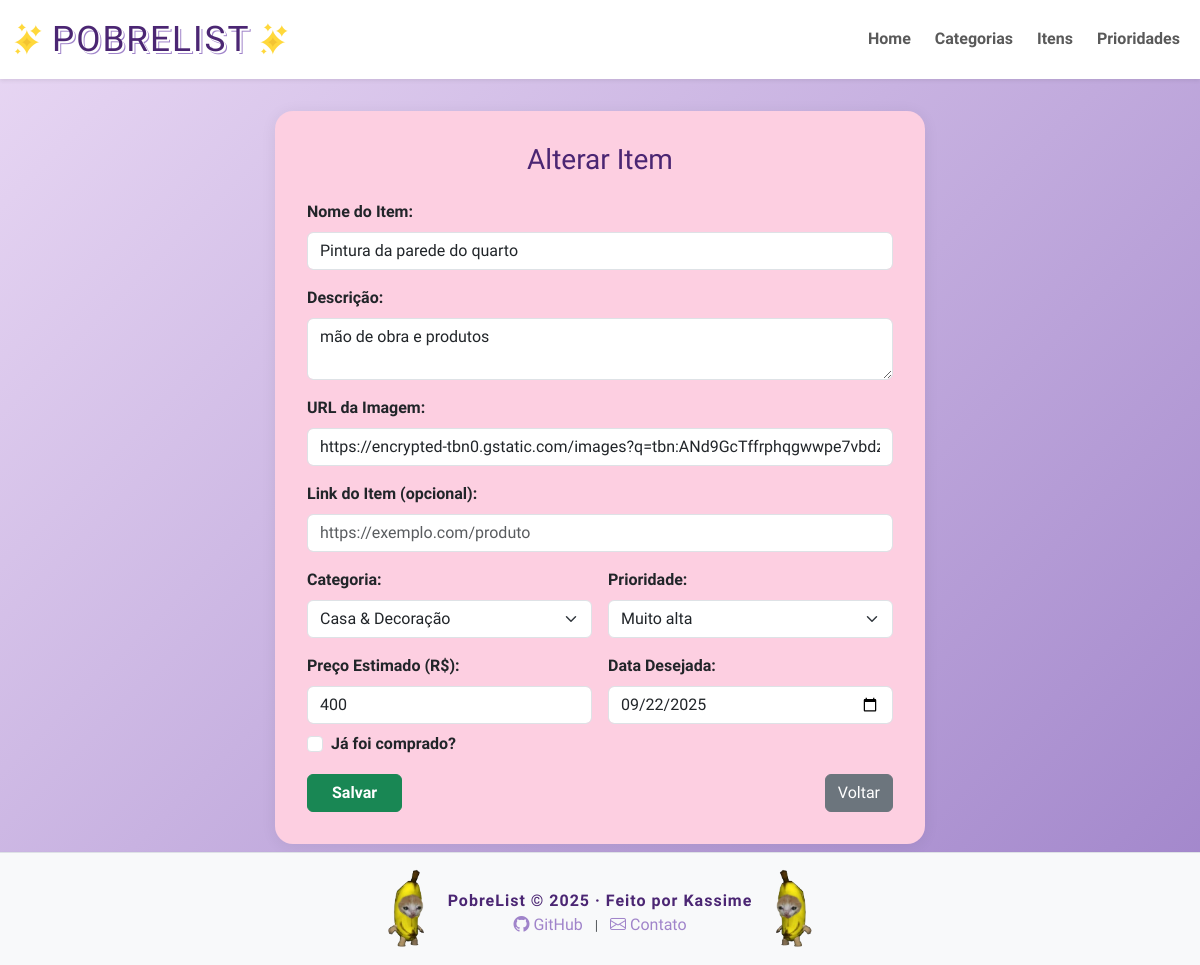
Before: /view/itens/alterar.php?id=23 with the older database file.
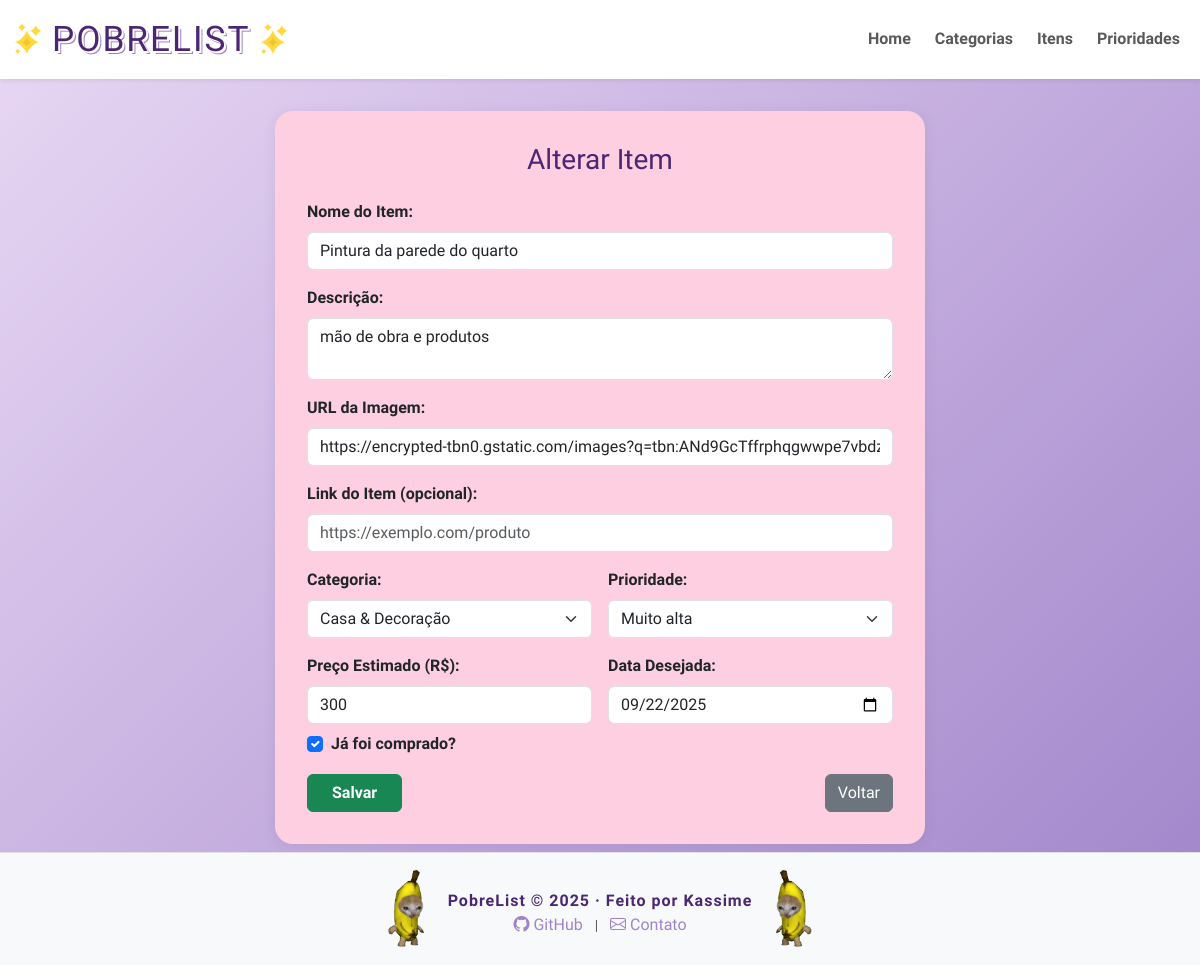
After: the same page with the newer database file.
### tables this page shows
CREATE TABLE `item` (
  `id` int NOT NULL,
  `nome` varchar(150) NOT NULL,
  `descricao` text NOT NULL,
  `categoria_id` int NOT NULL,
  `prioridade_id` int NOT NULL,
  `preco_estimado` decimal(10,2) NOT NULL DEFAULT '0.00',
  `url_imagem` varchar(255) DEFAULT NULL,
  `url_web` varchar(255) DEFAULT NULL,
  `data_desejo` date NOT NULL,
  `comprado` tinyint(1) NOT NULL DEFAULT '0'
);

CREATE TABLE `categoria` (
  `id` int NOT NULL,
  `nome` varchar(100) NOT NULL,
  `categoria_cor` varchar(7) NOT NULL
);

CREATE TABLE `prioridade` (
  `id` int NOT NULL,
  `nivel` varchar(50) NOT NULL,
  `prioridade_cor` varchar(7) NOT NULL
);

### view/itens/alterar.php (called while the page is built, shortened)
<?php
require_once(__DIR__ . '/../../model/Item.php');
require_once(__DIR__ . '/../../model/Categoria.php');
require_once(__DIR__ . '/../../model/Prioridade.php');
require_once(__DIR__ . '/../../controller/ItemController.php');
if (isset($_POST['nome'])) {
	$id = is_numeric($_POST['id']) ? (int)$_POST['id'] : null;
	$nome = trim($_POST['nome']) ?: null;
	$descricao = trim($_POST['descricao']) ?: null;
	$urlImagem = trim($_POST['url_imagem']) ?: null;
	$urlWeb = trim($_POST['url_web']) ?: null;
	$idCategoria = is_numeric($_POST['categoria']) ? (int)$_POST['categoria'] : null;
	$idPrioridade = is_numeric($_POST['prioridade']) ? (int)$_POST['prioridade'] : null;
	$precoEstimado = isset($_POST['preco_estimado']) && is_numeric($_POST['preco_estimado']) ? (float)$_POST['preco_estimado'] : null;
	$dataDesejo = trim($_POST['data_desejo']) ?: null;
	$comprado = isset($_POST['comprado']) && $_POST['comprado'] == '1';
	$item = new Item();
	$item->setId($id);
	$item->setNome($nome);
	$item->setDescricao($descricao);
	$item->setUrlImagem($urlImagem);
	$item->setUrlWeb($urlWeb);
	$categoria = new Categoria();
	$categoria->setId($idCategoria);
	$item->setCategoria($categoria);
	$prioridade = new Prioridade();
	$prioridade->setId($idPrioridade);
	$item->setPrioridade($prioridade);
	$item->setPrecoEstimado($precoEstimado);
	$item->setDataDesejo($dataDesejo);
	$item->setComprado($comprado);
	$itemCont = new ItemController();
	$erros = $itemCont->alterar($item);
	if (!$erros) {
		header('Location: listar.php');
		exit;
	} else {
		$msgErro = implode('<br>', $erros);
	}
} else {
	$id = isset($_GET['id']) ? $_GET['id'] : null;
	$itemCont = new ItemController();
	$item = $itemCont->buscarPorId($id);
}
include_once(__DIR__ . '/form.php');

### util/Connection.php (called while the page is built, shortened)
<?php
class Connection {
    private static $conn = null;
    public static function getConnection() {
        if(self::$conn == null) {
            try {
                $opcoes = array(
                    PDO::MYSQL_ATTR_INIT_COMMAND => "SET NAMES utf8",
                    PDO::ATTR_ERRMODE => PDO::ERRMODE_EXCEPTION,
                    PDO::ATTR_DEFAULT_FETCH_MODE => PDO::FETCH_ASSOC);
                $strConn = "mysql:host=" . DB_HOST . ";dbname=" . DB_NAME;
                self::$conn = new PDO($strConn, DB_USER, DB_PASSWORD, $opcoes);
            } catch(PDOException $e) {
                echo "Erro ao conectar na base de dados.<br>";
                print_r($e);
            }
        }
        return self::$conn;
    }
}

### controller/ItemController.php (called while the page is built, shortened)
<?php
require_once(__DIR__ . '/../dao/ItemDAO.php');
require_once(__DIR__ . '/../model/Item.php');
class ItemController {
	private ItemDAO $itemDAO;
	public function __construct() {
		$this->itemDAO = new ItemDAO();
	}
	public function buscarPorId(int $id) {
		return $this->itemDAO->buscarPorId($id);
	}
}

### dao/ItemDAO.php (called while the page is built, shortened)
<?php
require_once(__DIR__ . '/../model/Item.php');
require_once(__DIR__ . '/../model/Categoria.php');
require_once(__DIR__ . '/../model/Prioridade.php');
require_once(__DIR__ . '/../util/Connection.php');
class ItemDAO
{
	private $conn;
	public function __construct()
	{
		$this->conn = Connection::getConnection();
	}
	public function buscarPorId($id)
	{
		$sql = "SELECT i.*,
               c.nome as categoria_nome,
               c.categoria_cor,
               p.nivel as prioridade_nivel,
               p.prioridade_cor
        FROM item i
        JOIN categoria c ON i.categoria_id = c.id
        JOIN prioridade p ON i.prioridade_id = p.id
        WHERE i.id = ?";
		$stmt = $this->conn->prepare($sql);
		$stmt->execute([$id]);
		$row = $stmt->fetch(PDO::FETCH_ASSOC);
		if ($row) {
			$item = new Item();
			$item->setId($row['id'])
				->setNome($row['nome'])
				->setDescricao($row['descricao'])
				->setPrecoEstimado($row['preco_estimado'])
				->setDataDesejo($row['data_desejo'])
				->setUrlImagem(isset($row['url_imagem']) ? $row['url_imagem'] : null)
				->setUrlWeb(isset($row['url_web']) ? $row['url_web'] : null)
				->setComprado(isset($row['comprado']) ? (bool)$row['comprado'] : false);
			$categoria = new Categoria();
			$categoria->setId($row['categoria_id'])
				->setNome($row['categoria_nome'])->setCor($row['categoria_cor']);
			$prioridade = new Prioridade();
			$prioridade->setId($row['prioridade_id'])
				->setNivel($row['prioridade_nivel'])->setCor($row['prioridade_cor']);
			$item->setCategoria($categoria);
			$item->setPrioridade($prioridade);
			return $item;
		}
		return null;
	}
}

### model/Item.php (called while the page is built, shortened)
<?php
require_once(__DIR__ . "/Prioridade.php");
require_once(__DIR__ . "/Categoria.php");
class Item {
    private ?int $id;
    private ?string $nome;
    private ?string $descricao;
    private ?Categoria $categoria;
    private ?Prioridade $prioridade;
    private ?float $precoEstimado;
    private ?string $dataDesejo;
    private ?string $urlImagem;
    private bool $comprado = false;
    public function setUrlWeb(?string $urlWeb): self
    {
        return $this;
    }
    public function getUrlImagem(): ?string
    {
        return $this->urlImagem;
    }
    public function setUrlImagem(?string $urlImagem): self
    {
        $this->urlImagem = $urlImagem;
        return $this;
    }
    public function isComprado(): bool {
        return $this->comprado;
    }
    public function setComprado(bool $comprado): self {
        $this->comprado = $comprado;
        return $this;
    }
    public function getId(): ?int
    {
        return $this->id;
    }
    public function setId(?int $id): self
    {
        $this->id = $id;
        return $this;
    }
    public function getNome(): ?string
    {
        return $this->nome;
    }
    public function setNome(?string $nome): self
    {
        $this->nome = $nome;
        return $this;
    }
    public function getDescricao(): ?string
    {
        return $this->descricao;
    }
    public function setDescricao(?string $descricao): self
    {
        $this->descricao = $descricao;
        return $this;
    }
    public function getCategoria(): ?Categoria
    {
        return $this->categoria;
    }
    public function setCategoria(?Categoria $categoria): self
    {
        $this->categoria = $categoria;
        return $this;
    }
    public function getPrioridade(): ?Prioridade
    {
        return $this->prioridade;
    }
    public function setPrioridade(?Prioridade $prioridade): self
    {
        $this->prioridade = $prioridade;
        return $this;
    }
    public function getPrecoEstimado(): ?float
    {
        return $this->precoEstimado;
    }
    public function setPrecoEstimado(?float $precoEstimado): self
    {
        $this->precoEstimado = $precoEstimado;
        return $this;
    }
    public function getDataDesejo(): ?string
    {
        return $this->dataDesejo;
    }
    public function setDataDesejo(?string $dataDesejo): self
    {
        $this->dataDesejo = $dataDesejo;
        return $this;
    }
}

### model/Categoria.php (called while the page is built, shortened)
<?php
class Categoria {
	private ?int $id;
	private ?string $nome;
	public function getId(): ?int
	{
		return $this->id;
	}
	public function setId(?int $id): self
	{
		$this->id = $id;
		return $this;
	}
	public function getNome(): ?string
	{
		return $this->nome;
	}
	public function setNome(?string $nome): self
	{
		$this->nome = $nome;
		return $this;
	}
	public function setCor(?string $cor): self
	{
		return $this;
	}
}

### model/Prioridade.php (called while the page is built, shortened)
<?php
class Prioridade {
	private ?int $id;
	private ?string $nivel;
	public function getId(): ?int
	{
		return $this->id;
	}
	public function setId(?int $id): self
	{
		$this->id = $id;
		return $this;
	}
	public function getNivel(): ?string
	{
		return $this->nivel;
	}
	public function setNivel(?string $nivel): self
	{
		$this->nivel = $nivel;
		return $this;
	}
	public function setCor(?string $cor): self
	{
		return $this;
	}
}

### controller/CategoriaController.php (called while the page is built, shortened)
<?php
require_once(__DIR__ . '/../dao/CategoriaDAO.php');
require_once(__DIR__ . '/../model/Categoria.php');
class CategoriaController {
	private CategoriaDAO $categoriaDAO;
	public function __construct() {
		$this->categoriaDAO = new CategoriaDAO();
	}
	public function listar() {
		return $this->categoriaDAO->listar();
	}
}

### dao/CategoriaDAO.php (called while the page is built, shortened)
<?php
require_once(__DIR__ . '/../model/Categoria.php');
require_once(__DIR__ . '/../util/Connection.php');
class CategoriaDAO {
	private $conn;
	public function __construct() {
		$this->conn = Connection::getConnection();
	}
	public function listar() {
		$sql = "SELECT * FROM categoria";
		$stmt = $this->conn->prepare($sql);
		$stmt->execute();
		$result = $stmt->fetchAll(PDO::FETCH_ASSOC);
		$categorias = [];
		foreach ($result as $row) {
			$cat = new Categoria();
			$cat->setId($row['id'])
				->setNome($row['nome'])
				->setCor($row['categoria_cor']);
			$categorias[] = $cat;
		}
		return $categorias;
	}
}

### controller/PrioridadeController.php (called while the page is built, shortened)
<?php
require_once(__DIR__ . '/../dao/PrioridadeDAO.php');
require_once(__DIR__ . '/../model/Prioridade.php');
class PrioridadeController {
	private PrioridadeDAO $prioridadeDAO;
	public function __construct() {
		$this->prioridadeDAO = new PrioridadeDAO();
	}
	public function listar() {
		return $this->prioridadeDAO->listar();
	}
}

### dao/PrioridadeDAO.php (called while the page is built, shortened)
<?php
require_once(__DIR__ . '/../util/Connection.php');
require_once(__DIR__ . '/../model/Prioridade.php');
class PrioridadeDAO
{
	private $conn;
	public function __construct()
	{
		$this->conn = Connection::getConnection();
	}
	public function listar()
	{
		$sql = "SELECT * FROM prioridade";
		$stmt = $this->conn->prepare($sql);
		$stmt->execute();
		$result = $stmt->fetchAll(PDO::FETCH_ASSOC);
		$prioridades = [];
		foreach ($result as $row) {
			$prioridade = new Prioridade();
			$prioridade->setId($row['id']);
			$prioridade->setNivel($row['nivel']);
			$prioridade->setCor($row['prioridade_cor']);
			$prioridades[] = $prioridade;
		}
		return $prioridades;
	}
}

### view/itens/form.php (the view, shortened to what the changed rows need)
<?php
require_once(__DIR__ . '/../../controller/CategoriaController.php');
require_once(__DIR__ . '/../../controller/PrioridadeController.php');
require_once(__DIR__ . '/../../controller/ItemController.php');
$categoriaCont = new CategoriaController();
$prioridadeCont = new PrioridadeController();
$categorias = $categoriaCont->listar();
$prioridades = $prioridadeCont->listar();
$item = isset($item) ? $item : null;
$title =  $item && $item->getId() > 0 ? 'Alterar' : 'Adicionar';
include_once(__DIR__ . "/../include/header.php");
?>
<div class="container my-2 d-flex justify-content-center ">
    <div class="w-100" style="max-width: 650px; background-color: #fdcfe1ff; border-radius: 18px; box-shadow: 0 2px 16px #0001; padding: 32px 24px;">
    <h3 class="mb-4 text-center" style="font-family:'Fredoka One', Arial, sans-serif; color:#4b2673;">
        <?= $title?> Item
    </h3>
    <form method="POST" class="row g-3 mx-auto">
        <div class="col-12">
            <label for="txtNome" class="form-label fw-bold">Nome do Item:</label>
            <input type="text" class="form-control" id="txtNome" name="nome" placeholder="Ex: Fone de ouvido" value="<?= $item ? $item->getNome() : '' ?>">
        </div>
        <div class="col-12">
            <label for="txtDescricao" class="form-label fw-bold">Descrição:</label>
            <textarea class="form-control" id="txtDescricao" name="descricao" rows="2" placeholder="Detalhes do item"><?= $item ? $item->getDescricao() : '' ?></textarea>
        </div>
        <div class="col-12">
            <label for="txtUrlImagem" class="form-label fw-bold">URL da Imagem:</label>
            <input type="text" class="form-control" id="txtUrlImagem" name="url_imagem" placeholder="https://exemplo.com/imagem.jpg" value="<?= $item ? $item->getUrlImagem() : '' ?>">
        </div>
        <div class="col-12">
        </div>
        <div class="col-md-6">
            <label for="selCategoria" class="form-label fw-bold">Categoria:</label>
            <select class="form-select" id="selCategoria" name="categoria">
                <?php foreach ($categorias as $c): ?>
                    <option value="<?= $c->getId() ?>" <?= $item && $item->getCategoria() && $item->getCategoria()->getId() == $c->getId() ? 'selected' : '' ?>><?= $c->getNome() ?></option>
                <?php endforeach; ?>
            </select>
        </div>
        <div class="col-md-6">
            <label for="selPrioridade" class="form-label fw-bold">Prioridade:</label>
            <select class="form-select" id="selPrioridade" name="prioridade">
                <?php foreach ($prioridades as $p): ?>
                    <option value="<?= $p->getId() ?>" <?= $item && $item->getPrioridade() && $item->getPrioridade()->getId() == $p->getId() ? 'selected' : '' ?>><?= $p->getNivel() ?></option>
                <?php endforeach; ?>
            </select>
        </div>
        <div class="col-md-6">
            <label for="txtPreco" class="form-label fw-bold">Preço Estimado (R$):</label>
            <input type="number" step="0.01" min="0" class="form-control" id="txtPreco" name="preco_estimado" placeholder="0,00" value="<?= $item ? $item->getPrecoEstimado() : '' ?>">
        </div>
        <div class="col-md-6">
            <label for="txtDataDesejo" class="form-label fw-bold">Data Desejada:</label>
            <input type="date" class="form-control" id="txtDataDesejo" name="data_desejo" value="<?= $item ? $item->getDataDesejo() : '' ?>">
        </div>
        <div class="col-12 d-flex align-items-center mt-2">
            <div class="form-check">
                <input class="form-check-input" type="checkbox" id="chkComprado" name="comprado" value="1" <?= $item && $item->isComprado() ? 'checked' : '' ?>>
                <label class="form-check-label fw-bold" for="chkComprado">Já foi comprado?</label>
            </div>
        </div>
        <div class="col-12 d-flex justify-content-between align-items-center mt-3">
        </div>
    </form>
    </div>
</div>
<?php include_once(__DIR__ . '/../include/footer.php'); ?>

Changed rows visible on the page:
changed item "Alterar": preco_estimado "400" → "300"; comprado "☐" → "☑"
